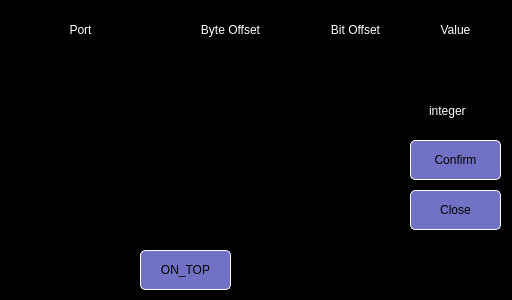
<?xml version="1.0" encoding="UTF-8"?>
<ui version="4.0">
 <class>Simulation</class>
 <widget class="QWidget" name="Simulation">
  <property name="geometry">
   <rect>
    <x>0</x>
    <y>0</y>
    <width>512</width>
    <height>300</height>
   </rect>
  </property>
  <property name="windowTitle">
   <string>Form</string>
  </property>
  <property name="styleSheet">
   <string notr="true">QLabel
{
	color: white;
	border: 0px groove, gray;
    border-color: gray;
	font: 18px, &quot;微软雅黑&quot;;
}

QWidget
{
	background-color: black;
}

QPushButton
{
	font: 18px, &quot;微软雅黑&quot;;
    color: black;
	background-color: rgb(113, 113, 198);
	border:1px solid white;
	border-radius: 5px;
}

QPushButton:pressed
{
	font: 18px, &quot;微软雅黑&quot;;
    color: white;
	background-color: rgb(0, 0, 255);
	border:1px solid white;
	border-radius: 5px;
}

QLineEdit
{
	color: white;
	font: 18px, &quot;微软雅黑&quot;;
}

QCheckBox
{
	font: 15px, &quot;微软雅黑&quot;;
	color: white;
}</string>
  </property>
  <widget class="QPushButton" name="btnConfirm">
   <property name="geometry">
    <rect>
     <x>410</x>
     <y>140</y>
     <width>91</width>
     <height>40</height>
    </rect>
   </property>
   <property name="styleSheet">
    <string notr="true"/>
   </property>
   <property name="text">
    <string>Confirm</string>
   </property>
  </widget>
  <widget class="QLineEdit" name="lndPort">
   <property name="geometry">
    <rect>
     <x>10</x>
     <y>50</y>
     <width>141</width>
     <height>41</height>
    </rect>
   </property>
   <property name="styleSheet">
    <string notr="true"/>
   </property>
   <property name="text">
    <string/>
   </property>
   <property name="alignment">
    <set>Qt::AlignCenter</set>
   </property>
  </widget>
  <widget class="QLineEdit" name="lndByteOffset">
   <property name="geometry">
    <rect>
     <x>160</x>
     <y>50</y>
     <width>141</width>
     <height>41</height>
    </rect>
   </property>
   <property name="styleSheet">
    <string notr="true">color: white;
font: 18px, &quot;微软雅黑&quot;;</string>
   </property>
   <property name="text">
    <string/>
   </property>
   <property name="alignment">
    <set>Qt::AlignCenter</set>
   </property>
  </widget>
  <widget class="QLineEdit" name="lndBitOffset">
   <property name="geometry">
    <rect>
     <x>310</x>
     <y>50</y>
     <width>91</width>
     <height>41</height>
    </rect>
   </property>
   <property name="styleSheet">
    <string notr="true">color: white;
font: 18px, &quot;微软雅黑&quot;;</string>
   </property>
   <property name="text">
    <string/>
   </property>
   <property name="alignment">
    <set>Qt::AlignCenter</set>
   </property>
  </widget>
  <widget class="QPushButton" name="btnClose">
   <property name="geometry">
    <rect>
     <x>410</x>
     <y>190</y>
     <width>91</width>
     <height>40</height>
    </rect>
   </property>
   <property name="text">
    <string>Close</string>
   </property>
  </widget>
  <widget class="QLabel" name="label">
   <property name="geometry">
    <rect>
     <x>10</x>
     <y>20</y>
     <width>141</width>
     <height>20</height>
    </rect>
   </property>
   <property name="text">
    <string>Port</string>
   </property>
   <property name="alignment">
    <set>Qt::AlignCenter</set>
   </property>
  </widget>
  <widget class="QLabel" name="label_2">
   <property name="geometry">
    <rect>
     <x>160</x>
     <y>20</y>
     <width>141</width>
     <height>20</height>
    </rect>
   </property>
   <property name="text">
    <string>Byte Offset</string>
   </property>
   <property name="alignment">
    <set>Qt::AlignCenter</set>
   </property>
  </widget>
  <widget class="QLabel" name="label_3">
   <property name="geometry">
    <rect>
     <x>310</x>
     <y>20</y>
     <width>91</width>
     <height>20</height>
    </rect>
   </property>
   <property name="text">
    <string>Bit Offset</string>
   </property>
   <property name="alignment">
    <set>Qt::AlignCenter</set>
   </property>
  </widget>
  <widget class="QLabel" name="label_4">
   <property name="geometry">
    <rect>
     <x>410</x>
     <y>20</y>
     <width>91</width>
     <height>20</height>
    </rect>
   </property>
   <property name="text">
    <string>Value</string>
   </property>
   <property name="alignment">
    <set>Qt::AlignCenter</set>
   </property>
  </widget>
  <widget class="QLineEdit" name="lndValue">
   <property name="geometry">
    <rect>
     <x>410</x>
     <y>50</y>
     <width>91</width>
     <height>41</height>
    </rect>
   </property>
   <property name="styleSheet">
    <string notr="true">color: white;
font: 18px, &quot;微软雅黑&quot;;</string>
   </property>
   <property name="text">
    <string/>
   </property>
   <property name="alignment">
    <set>Qt::AlignCenter</set>
   </property>
  </widget>
  <widget class="QTextBrowser" name="txtMessage">
   <property name="geometry">
    <rect>
     <x>10</x>
     <y>100</y>
     <width>391</width>
     <height>121</height>
    </rect>
   </property>
   <property name="styleSheet">
    <string notr="true">color: white;
font: 18px, &quot;微软雅黑&quot;;</string>
   </property>
  </widget>
  <widget class="QCheckBox" name="cbInteger">
   <property name="geometry">
    <rect>
     <x>410</x>
     <y>100</y>
     <width>91</width>
     <height>22</height>
    </rect>
   </property>
   <property name="text">
    <string>integer</string>
   </property>
  </widget>
  <widget class="QPushButton" name="ON_TOP">
   <property name="geometry">
    <rect>
     <x>140</x>
     <y>250</y>
     <width>91</width>
     <height>40</height>
    </rect>
   </property>
   <property name="text">
    <string>ON_TOP</string>
   </property>
  </widget>
 </widget>
 <resources/>
 <connections/>
</ui>
